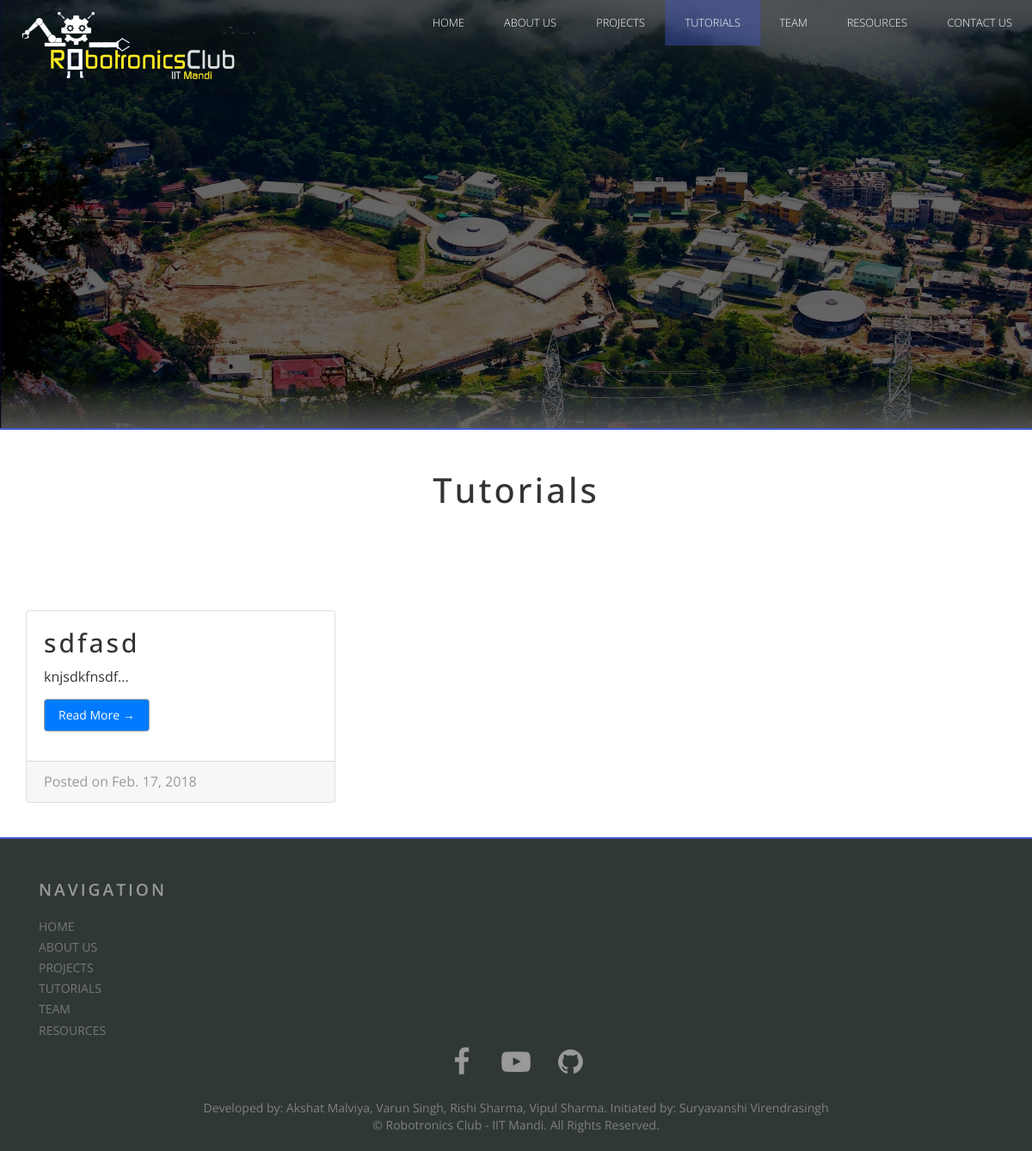
The page /tutorial/ on the database its author committed.
### robotronics/models.py (models this page shows, shortened)
class Tutorial(models.Model):
    Title = models.CharField(max_length=200)
    text = models.TextField()
    date = models.DateField(default=datetime.date.today)
    def desc(self):
        return self.text[:75]

### robotronics/views.py (the view)
# urls.py: path('tutorial/', views.tutorial, name='tutorial'),
def tutorial(request):
    list_tutorials = Tutorial.objects.all()
    return render(request, 'robotronics/tutorial.html', {'list_tutorials': list_tutorials})

### robotronics/templates/robotronics/tutorial.html
{% extends 'robotronics/base.html' %}
{% block navbar %}
  <li><a href="{% url 'contacts' %}">Contact Us</a></li>
  <li><a href="http://sntc.iitmandi.ac.in/inv_man">Resources</a></li>
  <li><a href="{% url 'team' %}">Team</a></li>
  <li class="active"><a href="{% url 'tutorial' %}">Tutorials</a></li>
  <li><a href="{% url 'project' %}">Projects</a></li>
  <li><a href="{% url 'about' %}">About Us</a></li>
  <li><a href="{% url 'index' %}" class="scroll">Home</a></li>
{% endblock %}
{% block content %}
  <div class="container">
    <div class="jumbotron">
      <h2>Tutorials</h2>
    </div>
    <div class="row">
      {% for tut in list_tutorials %}
        <div class="col-md-4 col-sm-4">
          <div class="card mb-4">
            <div class="card-body">
              <h2 class="card-title">{{ tut.Title }}</h2>
              <p class="card-text">{{ tut.desc }}...</p>
              <a href="{% url 'tut' tut.id %}" class="btn btn-primary">Read More &rarr;</a>
            </div>
            <div class="card-footer text-muted">
              Posted on {{ tut.date }}
            </div>
          </div>
        </div>
      {% endfor %}
    </div>
  </div>
{% endblock %}

### robotronics/static/robotronics/css/style.css (style rules this page uses)
html, body { font-family: 'Open Sans', sans-serif; font-size: 100%; -webkit-font-smoothing: antialiased; height: 100%; }
body a { transition:0.5s all; -webkit-transition:0.5s all; -moz-transition:0.5s all; -o-transition:0.5s all; -ms-transition:0.5s all; }
h1,h2,h3,h4,h5,h6 { font-family: 'Open Sans', sans-serif; letter-spacing: 3px; margin:0; }
p { margin:0; }
.top-nav ul li a { color: #FFF; padding: 1em 1.8em; font-size: 1em; font-weight: 400; text-align: center; text-transform: uppercase; position: relative; font-weight: 300; }
.top-nav ul li.active a, .top-nav ul li a:hover { color:#FFF; background-color: rgba(64, 89, 206, 0.40); }
nav ul > li { transform: rotate(-180deg); }
nav li { display: inline; float: left; position:relative; }
nav a { color: #fff; display: inline-block; text-align: center; text-decoration: none; line-height: 40px; }
a.btn { display:inline-block; margin:1em 0; border: 1px solid #A6A6A6; color: #fff; padding: 8px 16px; font-size: 14px; }
.container:after { content: "\0020"; display: block; height: 0; clear: both; visibility: hidden; }
.clearfix:before, .clearfix:after, .row:before, .row:after { content: '\0020'; display: block; overflow: hidden; visibility: hidden; width: 0; height: 0; }
.row:after, .clearfix:after { clear: both; }
.row, .clearfix { zoom: 1; }
@media (max-width:1280px) { .top-nav ul li a { padding: 0.5em 1.8em; font-size: 0.8em; } }
.card { position: relative; display: -webkit-box; display: -ms-flexbox; display: flex; -webkit-box-orient: vertical; -webkit-box-direction: normal; -ms-flex-direction: column; flex-direction: column; min-width: 0; word-wrap: break-word; background-color: #fff; background-clip: border-box; border: 1px solid rgba(0, 0, 0, 0.125); border-radius: 0.25rem; margin: 40px 0px; }
.card-body { -webkit-box-flex: 1; -ms-flex: 1 1 auto; flex: 1 1 auto; padding: 1.25rem; }
.card-title { margin-bottom: 0.75rem; }
.card-footer { padding: 0.75rem 1.25rem; background-color: rgba(0, 0, 0, 0.03); border-top: 1px solid rgba(0, 0, 0, 0.125); }
.card-footer:last-child { border-radius: 0 0 calc(0.25rem - 1px) calc(0.25rem - 1px); }
.btn-primary { color: #fff; background-color: #007bff; border-color: #007bff; }
.jumbotron h2 { text-align: center; font-size: 40px; }

### rows shown on the page
Tutorial: Title "sdfasd", desc "knjsdkfnsdf", date "Feb. 17, 2018"
